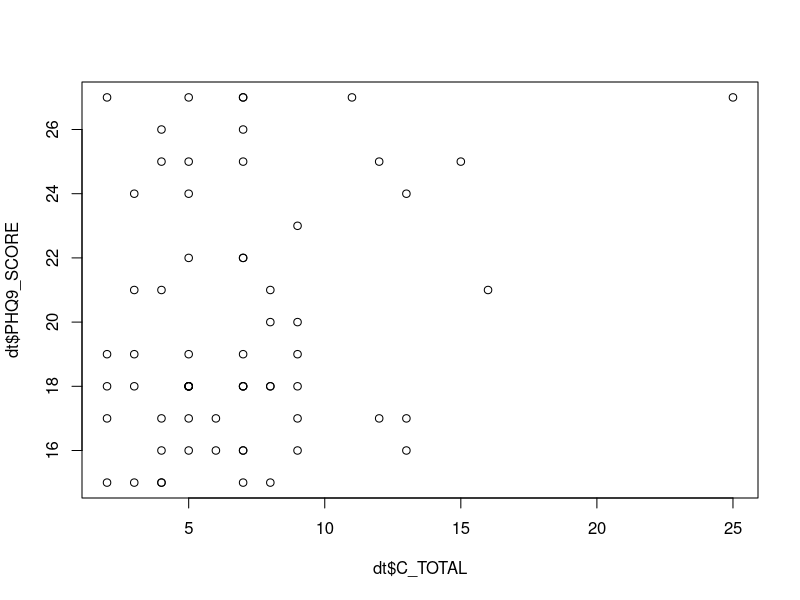
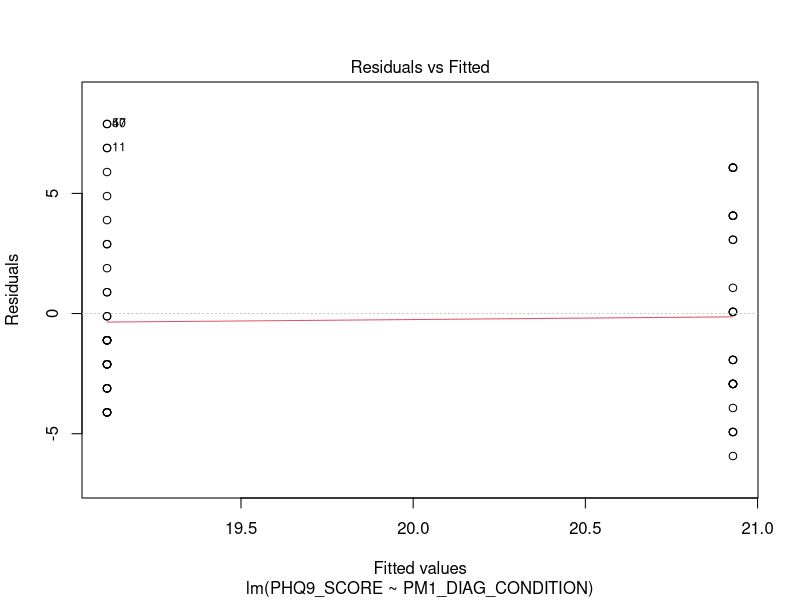
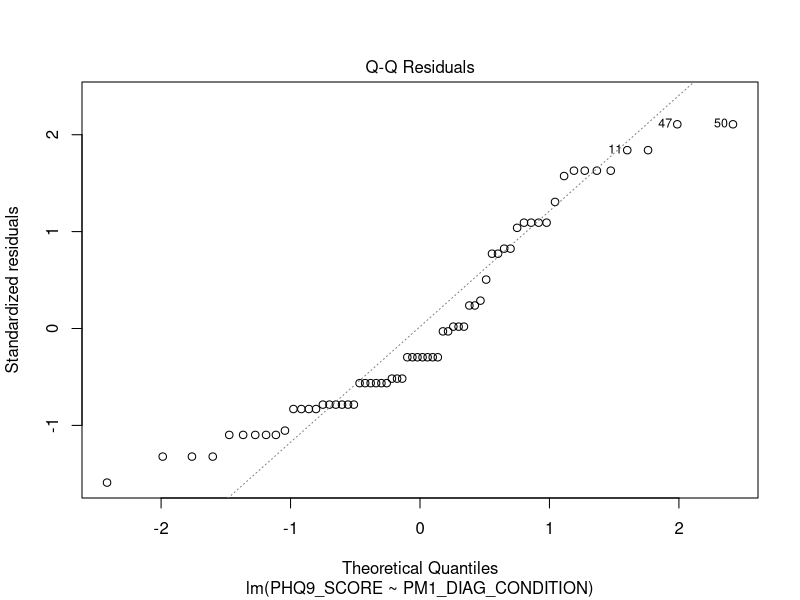
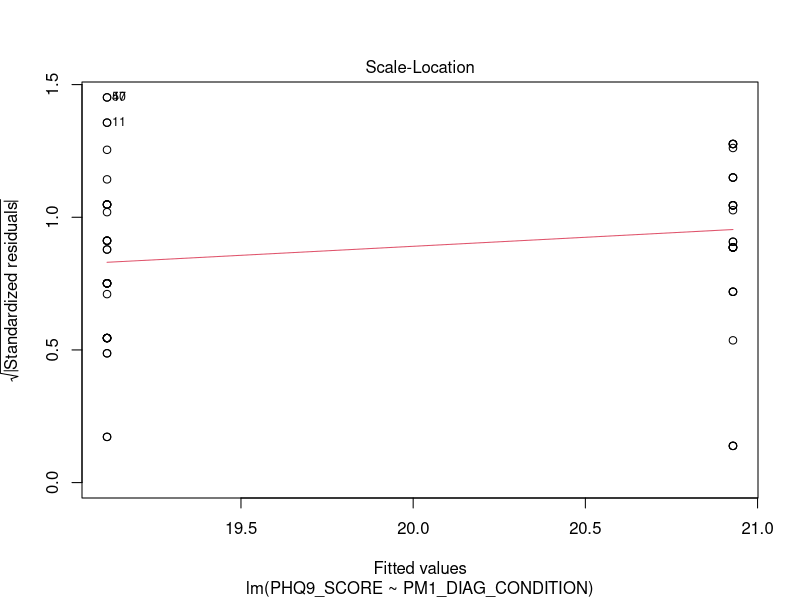
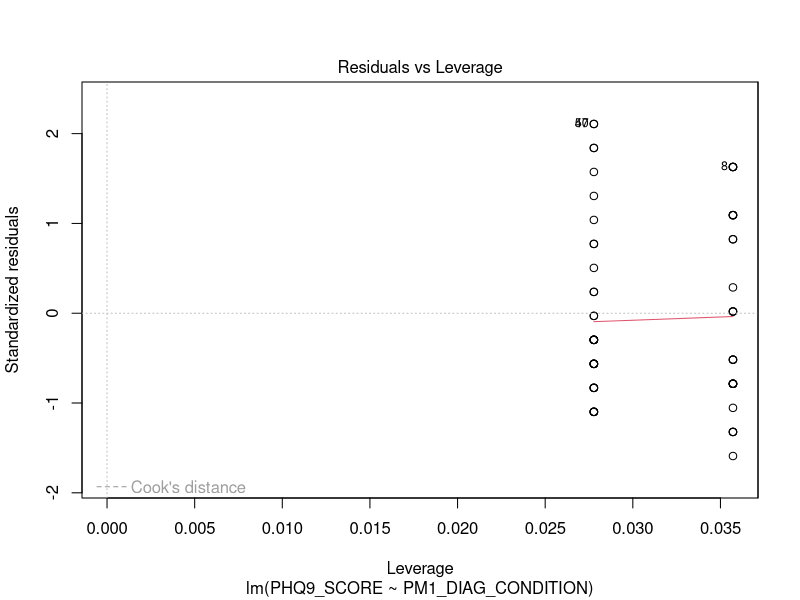
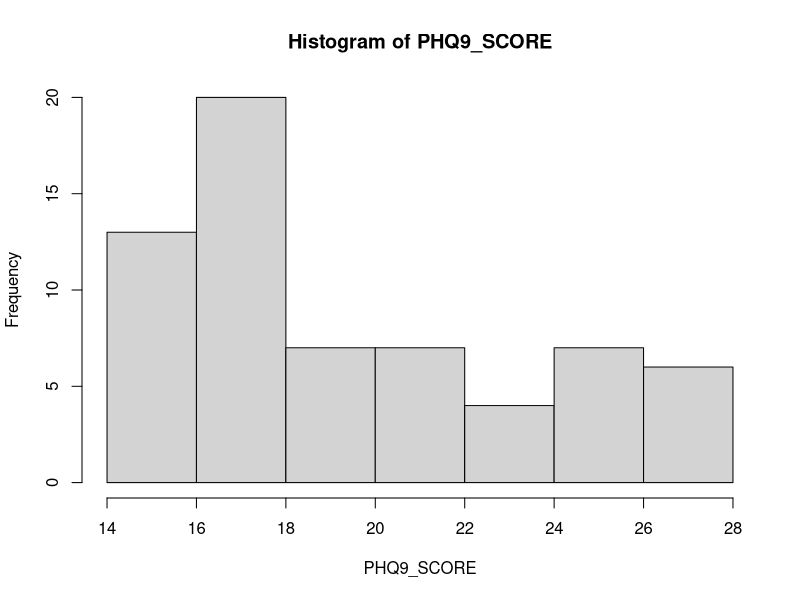
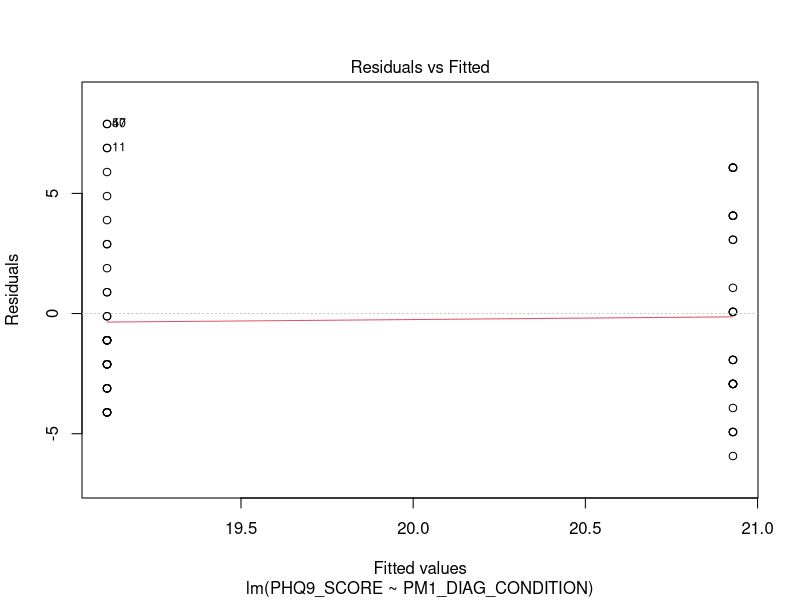
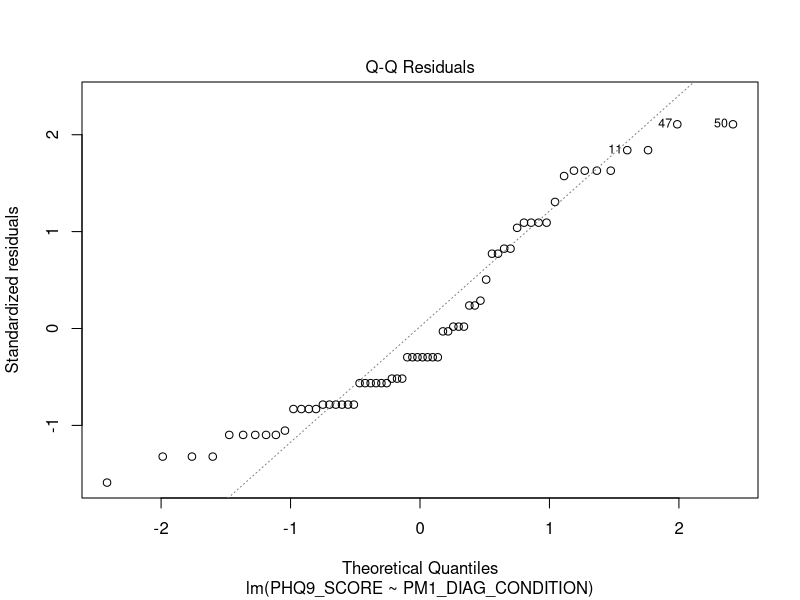

R code for these plots, in order: (Note: this script raises an error after producing the figures.)
rm(list = ls())
require(data.table)
require(magrittr) # special pipe operators
require(psych) # describe()
require(dplyr) # data wrangling
require(knitr) 
require(ggpubr)

set.seed(7079540) # for reproducibility

# Import data
dt <- read.csv("../Data/AHRI_DATASET_PM_MANUSCRIPT_DATA.csv")
dt %<>% as.data.table
md <- read.csv("../Data/AHRI_DATASET_PM_MANUSCRIPT_CODEBOOK.csv") # metadata
md %<>% as.data.table

# Data wrangling ----------------------------------------------------------
dt %<>% select(PHQ9_SCORE, PM1_DIAG_CONDITION, C_DP, C_TOTAL, CCI_SCORE) # keep main variables only
str(dt)

# Inclusion criteria include:
dt %<>% filter(C_DP == 1) # experienced depression last year
dt %<>% filter(PM1_DIAG_CONDITION != -99) # keep category 0 and 1 only (no need to use C_DP since these people are *diagnosed* with some psychiatric disorder)
dt$PM1_DIAG_CONDITION <- factor(dt$PM1_DIAG_CONDITION, levels = c(0, 1))
md[VAR == "PHQ9_GE10"]$Description
#dt %<>% filter(PHQ9_GE10 == 1) # "while most patients (88%) with major depression had scores of 10 or greater."
dt %<>% filter(PHQ9_SCORE >= 15) # most patients with PHQ9 score of 15 or higher get treatment

# Descriptive statistics -----------------------------------------------------
describeBy(dt$PHQ9_SCORE, dt$PM1_DIAG_CONDITION)

# Fit standard linear model -----------------------------------------------
mod <- lm(PHQ9_SCORE ~ PM1_DIAG_CONDITION, data = dt)
summary(mod)
confint(mod)

# Assumptions -------------------------------------------------------------

# Linearity
plot(x = dt$C_TOTAL, y = dt$PHQ9_SCORE)

# homoscedasticity (constant residual variance)
plot(mod)[1] 

# normality in the outcome
dt %$% hist(PHQ9_SCORE) # DEPENDENT VARIABLE  

# normality in residuals
plot(mod)[2] # QQ-plot shows divergence from normality at the tails

# Gibbs sampling ----------------------------------------------------------

# First step: specify priors for each parameter. 

# # Uninformative priors (compare with standard lm)
# # b0 
# mu00 <- 1 
# zeta00 <- 1.0E4  
# # b1 
# mu10 <- 1
# zeta10 <- 1.0E4
# nu10 <- 100 # prior df's -> bigger = wider tails
# # variance (σ^2) 
# a_0 = 1 
# b_0 = 1
# sig2_0 = 1/rgamma(1, shape = a_0, rate = b_0) 

# Informative priors. These are based on the historical data (see manuscript)
# b0 
mu00 <- 0 # Q. make this based on data or whatever
zeta00 <- 1.0E4 
# b1 
mu10 <- -11.7 # prior mean
zeta10 <- 3^2 # prior variance 
nu10 <- 21 # prior df's: smaller -> heavier tails
# variance (σ^2) 
a_0 = 1.0E4 
b_0 = 1.0E4 # large values for scale and shape denote strong belief 

# Second step: the Gibbs algorithm

post_b1 <- function(b0, b1, sig2, y, x1) { # MH function for b1
  I <- -(b1^2) * ((sum(x1^2))/(2*sig2)) + b1 * ((sum(x1*(y - b0))) / (sig2)) # likelihood
  II <- (1 + ((b1 - mu10)^2)/(nu10*zeta10))^((nu10+1)/2) # prior
  r_post <- exp(I) * II
  return(r_post) 
}

gibbs.chains <- function(b0, b1, sig2, y, x1) {
  warmup <- 1000
  H <- 25000 + warmup # number of samples drawn 
  n_par <- 3
  simulated <- matrix(0, nrow = H, ncol = n_par)
  colnames(simulated) <- c("b0","b1", "sig2") 
  simulated[1, ] <- c(b0, b1, sig2)
  
  for (h in 2:H) { # determine full conditional distribution for...

    # b0:
    mu0 <- (sum(y-b1*x1)/sig2 + (mu00/zeta00))/((nrow(dt) / sig2) + (1 / zeta00))  
    sd0 <- sqrt(1 / ((nrow(dt) / sig2) + (1 / zeta00)))
    b0 <- rnorm(1, mu0, sd0) # sample from distribution
    
    # b1 (incl. MH, Non-conjugate prior):
    beta1_c <- b1 
    beta1_n <- rnorm(1, mean = 0, sd = 2)   # Sample from proposal density
    r_post <- post_b1(b0, beta1_n, sig2, y, x1)/post_b1(b0, beta1_c, sig2, y, x1) # Ratio of posterior distributions
    r_prop <- beta1_c / beta1_n   # Ratio of proposal distribution
    r <- r_post * r_prop # Acceptance ratio r
    u <- runif(1, min = 0, max = 1)   # 'Sample a probability' from the uniform distribution
    ifelse(u <= abs(r), b1 <- beta1_n, b1 <- beta1_c) # retain of reject newly sampled value
    
    # # b1 (exc. MH)
    # mu1 <- (sum(x1*(y-b0)) / sig2 + (mu10/zeta10)) / ((sum(x1^2) / sig2) + (1 / zeta10))
    # sd1 <- sqrt(1 / ((sum(x1^2) / sig2) + (1 / zeta10)))
    # b1 <- rnorm(1, mu1, sd1)
    
    # variance: 
    a_1 <- (nrow(dt) / 2) + a_0 # posterior shape
    S <- sum(y - (b0 + b1*x1))^2 # RSS
    b_1 <- (S / 2) + b_0 # posterior scale 
    sig2 <- 1 / rgamma(1, a_1, b_1)
    
    simulated[h, ] <- c(b0, b1, sig2)  # Save them all 
    
  }
  
  return(simulated)
  
}

# Third: obtain the Gibbs estimates

dt$PM1_DIAG_CONDITION <- ifelse(dt$PM1_DIAG_CONDITION == 1, 1, 0) # make numeric
# Choose starting values for each of the parameters
chain1 <- gibbs.chains(b0 = 10, b1 = 0.3, sig2 = 0.5, y = dt$PHQ9_SCORE, x1 = dt$PM1_DIAG_CONDITION)
chain2 <- gibbs.chains(b0 = 2, b1 = 3, sig2 = 5, y = dt$PHQ9_SCORE, x1 = dt$PM1_DIAG_CONDITION) 


# Estimates ---------------------------------------------------------------

chain1 <- as.data.table(chain1[1001:nrow(chain1), ]) # remove warmup
chain2 <- as.data.table(chain2[1001:nrow(chain2), ]) # and transform into datatable

gibbs_stats <- function(chain) { # requires a datatable, with columns as parameters
  
  perc <- c(0.025, 0.975)
  x <- chain[, lapply(.SD, mean)] # EAP
  y <- chain[, lapply(.SD, sd)] # SD
  z <- chain[, lapply(.SD, function(x) quantile(x, perc))] # CI
  estimates <- cbind(t(x), t(y), t(z))
  rownames(estimates) <- c("Intercept", "PM", "Variance")
  colnames(estimates) <- c("Beta", "SD", "2.5% ", "97.5%")
  return(estimates)
  
}

gibbs_stats(chain1) %>% write.csv(., file = "../Output/Estimates_chain1.csv", row.names = F)
gibbs_stats(chain2) %>% write.csv(., file = "../Output/Estimates_chain2.csv", row.names = F)

# Assess convergence ------------------------------------------------------

# Traceplots
traceplot <- function(chain1, chain2) {   # only handles 2 chains (per parameter)
  
  par <- colnames(chain1)
  H <- nrow(chain1)
  
  for (i in 1:length(par)) {
    
    ggplot() + 
      geom_line(chain1, mapping = aes_string(x = I(1:H), y = par[i]), color = "#CC3399", linewidth = 0.4) +  # alpha = 0.8
      geom_line(chain2, mapping = aes_string(x = I(1:H), y = par[i]), color = "#0000FF", linewidth = 0.4) +  # alpha = 0.6
      ggtitle("Convergence plot") +
      ylab("Sampled value") +
      xlab("Number of iterations") +
      theme(
        plot.title = element_text(color = "black", size = 11, face = "bold.italic", hjust = 0.45),
        axis.title.x = element_text(color = "#333333", size = 10, face = "bold"),
        axis.title.y = element_text(color = "#333333", size = 10, face = "bold"))

  ggsave(paste0("../Output/traceplot_", par[i], ".png"), width = 8, height = 4)
  }
  
  
}

traceplot(chain1, chain2)

# Acceptance rate b1
rej <- 0
for (i in 2:nrow(chain2)){
  if(chain2[i, b1] == chain2[i-1, b1]) rej <- rej + 1
}
(1 - rej/nrow(chain1)) * 100 # acceptance rate


# Autocorrelation plots
autocors <- function(chain) {    # only handles 2 chains (per parameter)
  
  lags <- 40 # number of lags
  par <- colnames(chain)
  
  autocor <- matrix(0, nrow = lags, ncol = length(par))
  for (i in 1:length(par)) {

      for (j in 1:lags) {
        autocor[j, i] <- cor(chain[1:I(nrow(chain)-j), ..i], chain[(j+1):nrow(chain), ..i])
      }
  } 
  
  autocor %<>% as.data.table()
  setnames(autocor, c("V1", "V2", "V3"), par)
  return(autocor)

}

ac1 <- autocors(chain1)
ac2 <- autocors(chain2) 

autocorplot <- function(ac1, ac2) {
  
  par <- colnames(ac1)
  lags <- nrow(ac1)
  
  for (i in 1:length(par)) {
  
    ggplot() +
    geom_bar(ac1, mapping = aes_string(x = I(1:lags), y = par[i]), col = "#CC3399", width = 0.1, alpha = 0.4, stat = "identity") +
    geom_bar(ac2, mapping = aes_string(x = I(1:lags), y = par[i]), col = "#FF99FF", width = 0.1, alpha = 0.4, stat = "identity") +
    ggtitle("Chain 1") +
    xlab("Lag") +
    ylab("Autocorrelation") +
    ylim(0,1) + # fix y axis to compare among different parameters
    theme(
      plot.title = element_text(color = "grey44", size = 11, face = "bold.italic", hjust = 0.45),
      axis.title.x = element_text(color = "#333333", size = 10, face = "bold"),
      axis.title.y = element_text(color = "#333333", size = 10, face = "bold"))
  
  ggsave(paste0("../Output/acplot_", par[i], ".png"), width = 8, height = 4)
  
  }
  
}

autocorplot(ac1, ac2)

